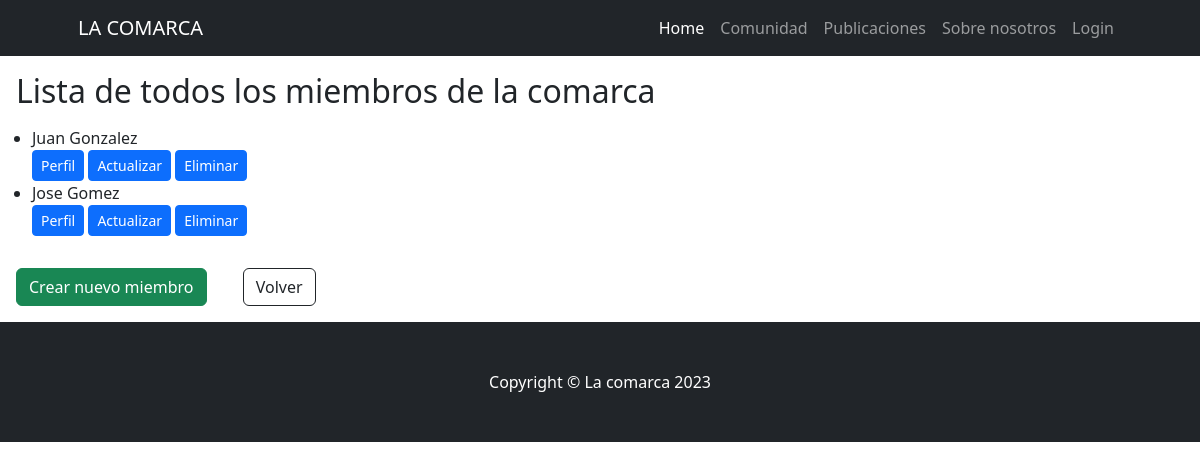
Page /comunidad/miembro_list/ on the committed database.
### comunidad/models.py (models this page shows, shortened)
class Miembro(models.Model):
    nombre = models.CharField(max_length=50)
    apellido = models.CharField(max_length=50)
    nacimiento = models.DateField(null=True)
    profesion = models.CharField(max_length=50)
    casa_comarca = models.ForeignKey(CasasComunidad, on_delete=models.SET_NULL,null=True,blank=True, verbose_name="Hogar en la comarca")
    class Meta:
        verbose_name = "Miembro"
        verbose_name_plural = "Miembros"

### comunidad/views.py (the view)
# urls.py: path("miembro_list/", views.MiembroList.as_view(), name="miembro_list"),
class MiembroList(ListView):
    model = models.Miembro

### comunidad/templates/comunidad/miembro_list.html
{% extends 'home/base.html' %}
{% block content %}
<body>
    <h2 class="m-3 ">Lista de todos los miembros de la comarca</h2>
    <ul>
        {% for miembro in object_list %}
            <li>{{miembro.nombre}} {{miembro.apellido}}</li>
            <div class="card-footer"><a class="btn btn-primary btn-sm" href="{% url 'comunidad:miembro_detail' miembro.id %}">Perfil</a>
                <a class="btn btn-primary btn-sm" href="{% url 'comunidad:miembro_update' miembro.id %}">Actualizar</a>
                <a class="btn btn-primary btn-sm" href="{% url 'comunidad:miembro_delete' miembro.id %}">Eliminar</a>
            </div>
        {% endfor %}
    </ul>
    <a class="btn btn-success m-3" href="{% url 'comunidad:miembro_create' %}">Crear nuevo miembro</a>
    <a class="btn btn-outline-dark m-3 m-3" href="{% url 'comunidad:index' %}">Volver</a>
</body>
{% endblock content %}

### rows in the picture
Miembro: nombre "Juan", apellido "Gonzalez"
Miembro: nombre "Jose", apellido "Gomez"
